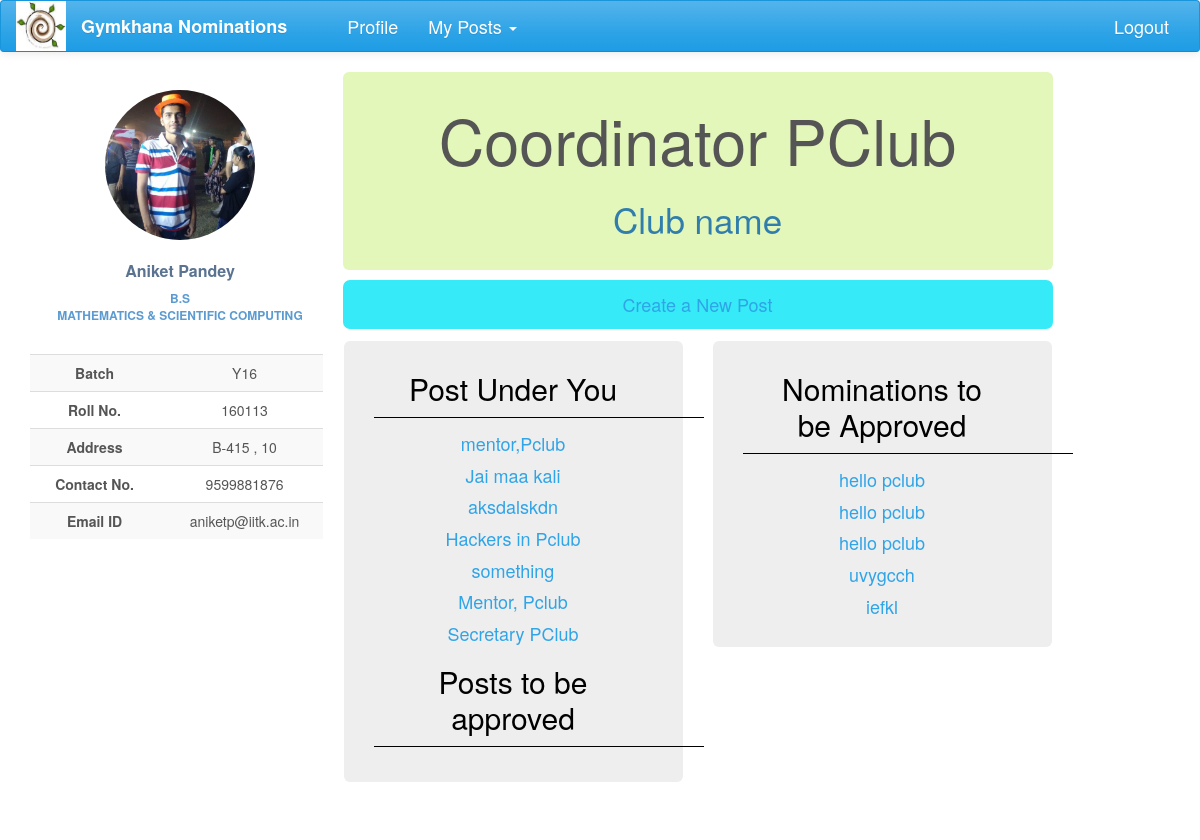
Page /nominations/post/18/ (signed in) on the committed database.
### nomi/models.py (models this page shows, shortened)
class UserProfile(models.Model):
    user = models.OneToOneField(User, on_delete=models.CASCADE)
    name = models.CharField(max_length=40, blank=True)
    roll_no = models.IntegerField(null=True)
    year = models.CharField(max_length=4, choices=YEAR, default='Y16')
    programme = models.CharField(max_length=7, choices=PROGRAMME, default='B.Tech')
    department = models.CharField(max_length=200, choices=DEPT, default=None)
    hall = models.CharField(max_length=10, choices=HALL, default=1)
    room_no = models.CharField(max_length=10, null=True)

class Post(models.Model):
    post_name = models.CharField(max_length=500, null=True)
    club = models.ForeignKey(Club, on_delete=models.CASCADE, null=True, blank=True)
    parent = models.ForeignKey('self', on_delete=models.CASCADE, null=True, blank=True)
    post_holders = models.ManyToManyField(User, blank=True)
    post_approvals = models.ManyToManyField('self', related_name='approvals', symmetrical=False, blank=True)
    status = models.CharField(max_length=50, choices=POST_STATUS, default='Post created')
    perms = models.CharField(max_length=200, choices=POST_PERMS, default='normal')
    class Meta:
        permissions = (("can approve the post", "can approve the post"),
                       ("can send nominations to users", "can send nominations to users"))

class Nomination(models.Model):
    name = models.CharField(max_length=200)
    description = models.TextField(max_length=1000, null=True, blank=True)
    nomi_post = models.ForeignKey(Post, null=True)
    nomi_form = models.OneToOneField('forms.Questionnaire', null=True, blank=True)
    status = models.CharField(max_length=50, choices=STATUS, default='Nomination created')
    nomi_approvals = models.ManyToManyField(Post, related_name='nomi_approvals', symmetrical=False, blank=True)
    opening_date = models.DateField(null=True, blank=True)
    closing_date = models.DateField(null=True, blank=True, editable=True)
    year_choice = models.CharField(max_length=100, choices=YEAR_1, null=True)
    hall_choice = models.CharField(max_length=100, choices=HALL_1, null=True)
    dept_choice = models.CharField(max_length=100, choices=DEPT_1, null=True)

### nomi/views.py (the view)
# urls.py: url(r'^post/(?P<pk>\d+)/$', views.post_view, name='post_view'),
@login_required
def post_view(request, pk):
    post = Post.objects.get(pk=pk)
    child_posts = Post.objects.filter(parent=post)
    child_posts_reverse = child_posts[::-1]
    post_approvals = Post.objects.filter(post_approvals=post).filter(status='Post created')
    nomi_approvals = Nomination.objects.filter(nomi_approvals=post).filter(status='Nomination created')
    if request.user in post.post_holders.all():
        return render(request, 'post1.html', context={'post': post, 'child_posts': child_posts_reverse,
                                                     'post_approval': post_approvals, 'nomi_approval': nomi_approvals})
    else:
        return render(request, 'no_access.html')

### nomi/global_contexts.py (called while the page is built)
def context(request):
    if request.user.is_authenticated:
        my_profile = UserProfile.objects.get(user=request.user)
        my_posts = Post.objects.filter(post_holders=request.user)
        return {'my_posts':my_posts,'my_profile':my_profile}
    else:
        return {'my_posts': 0, 'my_profile': 0}

### nomi/templates/post1.html (shortened to what this page needs)
{% extends 'base2.html' %}
{% load staticfiles %}
{% block content %}
            <div class="profile-content">
                <div class="jumbotron jumbotron-post">
                    <div class="jumbotron-title">
                        <h1 style="text-align: center">{{post.post_name}}</h1>
                    </div>
                    <div class="jumbotron-club">
                        <h3 style="font-size: 35px; text-align: center">Club name</h3>
                    </div>
                </div>
                <div id="create-post">
                    <p><a href="{% url 'post_create' post.pk %}">Create a New Post</a></p>
                </div>
                <div class="container-fluid">
                    <div class="row">
                        <div class="col-lg-6">
                            <div class="jumbotron jumbotron-child-list">
                                <div>
                                    <h2>Post Under You</h2>
                                    <p><br></p>
                                </div>
                                <div>
                                    {% for ch_post in child_posts %}
                                    <h4><a href="{% url 'child_post' pk=ch_post.pk view_pk=post.pk  %}">{{ ch_post.post_name }}</a></h4>
                                    {% endfor %}
                                </div>
                                <div>
                                    <h2>Posts to be approved</h2>
                                    <p><br></p>
                                </div>
                            </div>
                        </div>
                        <div class="col-lg-6">
                            <div class="jumbotron jumbotron-nomi-list">
                                <div>
                                    <h2>Nominations to be Approved</h2>
                                    <p><br></p>
                                </div>
                                <div>
                                    {% for nomi in nomi_approval %}
                                        <h4><a href="{% url 'nomi_detail' post_pk=nomi.nomi_post.pk view_pk=post.pk nomi_pk=nomi.pk %}">{{ nomi.name }}</a></h4>
                                    {% endfor %}
                                </div>
                            </div>
                        </div>
                    </div>
                </div>
            </div>
{% endblock %}

### nomi/templates/base2.html (shortened to what this page needs)
<!DOCTYPE html>
<html lang="en">
{% load staticfiles %}
<head>
    <link href="https://maxcdn.bootstrapcdn.com/bootswatch/3.3.7/cerulean/bootstrap.min.css" rel="stylesheet"
>
    <link href="https://maxcdn.bootstrapcdn.com/font-awesome/4.7.0/css/font-awesome.min.css" rel="stylesheet"
>
    <link rel="stylesheet" href="{% static 'nomi/css/main.css' %}" type="text/css">
</head>
<body>
{% block navigation %}
<nav class="navbar navbar-default" id="navbar">
    <div class="container-fluid">
        <div class="navbar-header">
            <a href="#">
                <div>
                    <img src="{% static 'nomi/img/gym.jpg' %}" width="50" height="50">
                </div>
            </a>
        </div>
        <div class="collapse navbar-collapse" id="bs-example-navbar-collapse-1">
            <ul class="nav navbar-nav">
                <li><a href="{% url 'index' %}" id="brand">Gymkhana Nominations</a></li>
                <li><a href="{% url 'profile' %}" id="navbar-links">Profile</a></li>
                {% block posts%}
                {% if my_posts %}
                <li class="dropdown">
                    <a href="#" class="dropdown-toggle" id="navbar-links" data-toggle="dropdown" role="button"
                       aria-expanded="false">My Posts <span class="caret"></span></a>
                </li>
                {% endif %}
                {% endblock %}
            </ul>
            <ul class="nav navbar-nav navbar-right">
                <li id="navbar-links"><a href="{% url 'logout' %}?next={% url 'index' %}">Logout</a></li>
            </ul>
        </div>
    </div>
</nav>
{% endblock %}
<div class="container-fluid">
    <div class="row profile">
        <div class="col-lg-3">
            {% block profile %}
            <div class="profile-sidebar">
                <div class="profile-userpic">
                    <img src="{% static 'nomi/img/logo.jpg' %}" class="img-responsive" alt="">
                </div>
                <div class="profile-usertitle">
                    <div class="profile-usertitle-name">
                        {{my_profile.name}}
                    </div>
                    <div class="profile-usertitle-job">
                        {{my_profile.programme}} <br> {{my_profile.department}}
                    </div>
                </div>
                <div class="profile-usermenu">
                    <table class="table table-striped table-hover ">
                        <tbody>
                        <tr>
                            <td id="topic">Batch</td>
                            <td>{{my_profile.year}} </td>
                        </tr>
                        <tr>
                            <td id="topic">Roll No.</td>
                            <td>{{my_profile.roll_no}} </td>
                        </tr>
                        <tr>
                            <td id="topic">Address</td>
                            <td>{{my_profile.room_no}} , {{my_profile.hall}}</td>
                        </tr>
                        <tr>
                            <td id="topic">Contact No.</td>
                            <td>9599881876</td>
                        </tr>
                        <tr>
                            <td id="topic">Email ID</td>
                            <td>{{my_profile.user}}@iitk.ac.in</td>
                        </tr>
                        </tbody>
                    </table>
                </div>
            </div>
            {% endblock %}
        </div>
        <div class="col-lg-8">
            {% block content %}{% endblock %}
        </div>
    </div>
</div>
</body>
</html>

### nomi/static/nomi/css/main.css (style rules this page uses)
#brand { text-decoration: none; font-size: large; font-weight: bold; margin-right: 30px; }
#navbar-links { font-size: large; }
#navbar { position: fixed; width: 100%; z-index: 100; }
body { background: #ffffff; }
.profile { margin: 20px 0; }
.profile-sidebar { padding: 20px 0 10px 0; background: ; position: fixed; width: 300px; margin-top: 50px; }
.profile-userpic img { float: none; margin: 0 auto; width: 50%; height: 50%; -webkit-border-radius: 50% !important; -moz-border-radius: 50% !important; border-radius: 50% !important; }
.profile-usertitle { text-align: center; margin-top: 20px; }
.profile-usertitle-name { color: #5a7391; font-size: 16px; font-weight: 600; margin-bottom: 7px; }
.profile-usertitle-job { text-transform: uppercase; color: #5b9bd1; font-size: 12px; font-weight: 600; margin-bottom: 15px; }
.profile-usermenu { margin-top: 30px; }
.profile-usermenu table tbody tr td { text-align: center; }
#topic { font-weight: bolder; }
.profile-content { z-index: 0; margin-top: 32px; padding: 20px; background: #ffffff; min-height: 460px; }
.jumbotron { padding-top: 10px; padding-bottom: 20px; }
.jumbotron-post { background-color: #e3f7bb; margin-bottom: 10px; }
.jumbotron-child-list { margin-left: -14px; min-height: 250px; }
.jumbotron-child-list div h4 { text-align: center; color: black; }
.jumbotron-child-list div h2 { text-align: center; color: black; }
.jumbotron-child-list div p { width: 330px; margin-left: -30px; border-top: 1px solid #000000; height: 1px; }
.jumbotron-nomi-list { margin-right: -14px; min-height: 250px; }
.jumbotron-nomi-list div h4 { text-align: center; }
.jumbotron-nomi-list div h2 { text-align: center; color: black; }
.jumbotron-nomi-list div p { width: 330px; margin-left: -30px; border-top: 1px solid #000000; height: 1px; }
#create-post { padding-top: 12px; padding-bottom: 2px; margin-bottom: 12px; background-color: #36eaf7; text-align: center; font-size: large; border-radius: 7px; }

### rows in the picture
UserProfile: name "Aniket Pandey", programme "B.S", department "MATHEMATICS & SCIENTIFIC COMPUTING", year "Y16", roll_no "160113", room_no "B-415", hall "10", user "aniketp"
Post: post_name "Coordinator PClub"
Post: post_name "mentor,Pclub"
Post: post_name "Jai maa kali"
Post: post_name "aksdalskdn"
Post: post_name "Hackers in Pclub"
Post: post_name "something"
Post: post_name "Mentor, Pclub"
Post: post_name "Secretary PClub"
Nomination: name "hello pclub"
Nomination: name "hello pclub"
Nomination: name "hello pclub"
Nomination: name "uvygcch"
Nomination: name "iefkl"
